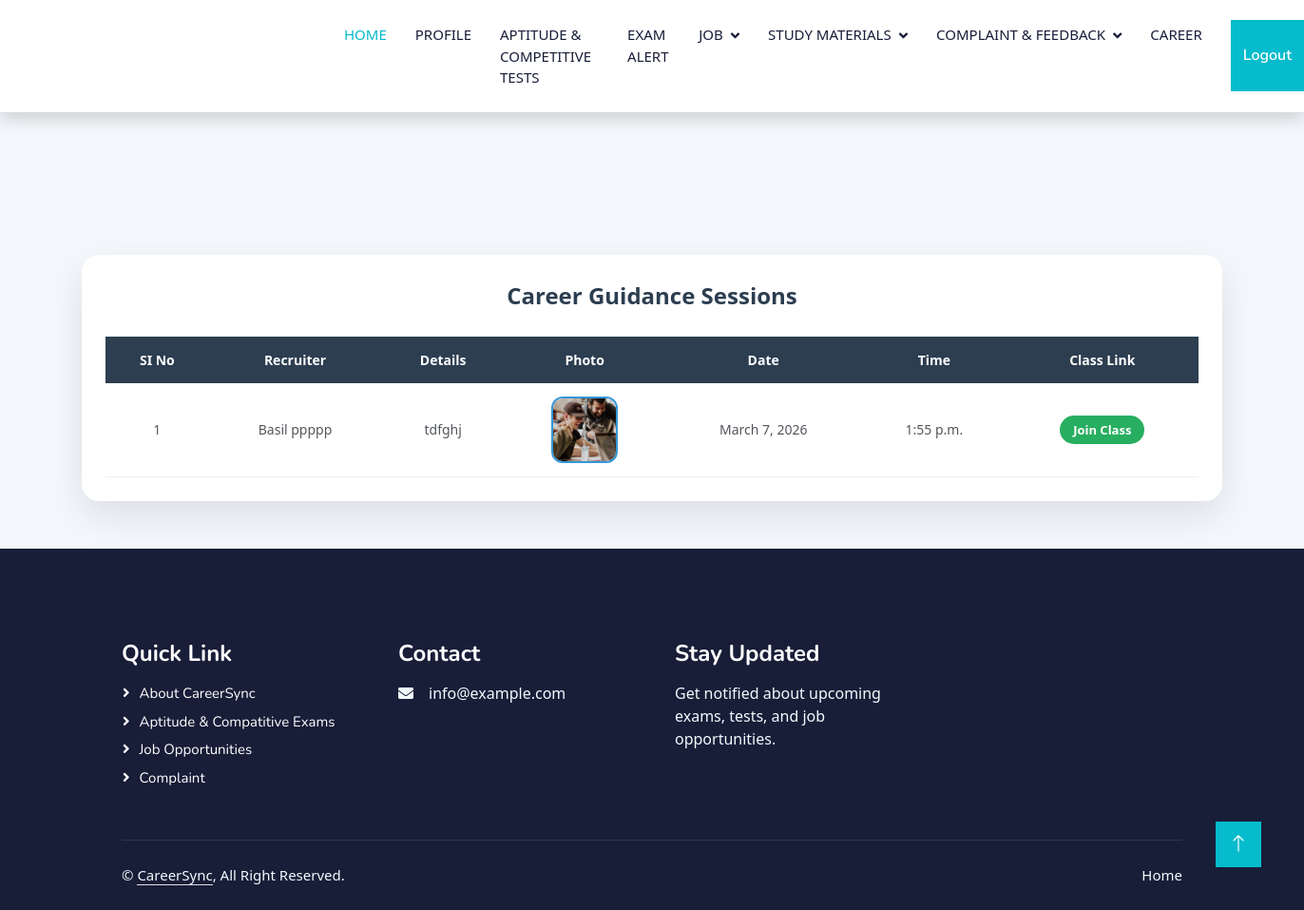
The app's page /User/Viewclass/ (signed in) with its own data.
### Recruiter/models.py (models this page shows)
class tbl_careerguidence(models.Model):
    careerguidence_details=models.CharField(max_length=50)
    careerguidence_photo=models.FileField(upload_to="Assets/Recruiterdocs/class/",null=True)
    careerguidence_date=models.DateField()
    careerguidence_time=models.TimeField()
    careerguidence_class=models.CharField(max_length=50)
    careerguidence_status=models.IntegerField(default=0)
    recruiter=models.ForeignKey(tbl_recruiter,on_delete=models.CASCADE)

### Guest/models.py (models this page shows)
class tbl_recruiter(models.Model):
    recruiter_name=models.CharField(max_length=50)
    recruiter_email=models.CharField(max_length=50)
    recruiter_password=models.CharField(max_length=50)
    recruiter_address=models.CharField(max_length=50)
    recruiter_status=models.IntegerField(default=0)
    recruiter_contact=models.CharField(max_length=50)
    recruiter_photo=models.FileField(upload_to="Assets/Recruiterdocs/Photo/")
    recruiter_proof=models.FileField(upload_to="Assets/Recruiterdocs/Proof/")
    recruiter_licence=models.FileField(upload_to="Assets/Recruiterdocs/Licence/")
    place=models.ForeignKey(tbl_place,on_delete=models.CASCADE)

### User/views.py (the view)
# urls.py: path('Viewclass/',views.Viewclass,name='Viewclass'),
def Viewclass(request):
    if "uid" not in request.session:
        return redirect("Guest:Login")
    else:
        career=tbl_careerguidence.objects.all()
        return render(request,'User/Viewclass.html',{'career':career})

### User/Templates/User/Viewclass.html (shortened to what this page needs)
{% extends 'User/Header.html' %}
{% block content %}
<div class="career-container">
    <div class="career-title">Career Guidance Sessions</div>
    <table class="career-table">
        <thead>
            <tr>
                <th>SI No</th>
                <th>Recruiter</th>
                <th>Details</th>
                <th>Photo</th>
                <th>Date</th>
                <th>Time</th>
                <th>Class Link</th>
            </tr>
        </thead>
        <tbody>
            {% for i in career %}
            <tr>
                <td>{{ forloop.counter }}</td>
                <td>{{ i.recruiter.recruiter_name }}</td>
                <td>{{ i.careerguidence_details }}</td>
                <td>
                    <img src="{{ i.careerguidence_photo.url }}" alt="Session Photo">
                </td>
                <td>{{ i.careerguidence_date }}</td>
                <td>{{ i.careerguidence_time }}</td>
                <td>
                    <a href="{{ i.careerguidence_class }}" target="_blank" class="class-link">
                        Join Class
                    </a>
                </td>
            </tr>
            {% empty %}
            <tr>
                <td colspan="7">No career guidance sessions available.</td>
            </tr>
            {% endfor %}
        </tbody>
    </table>
</div>
{% endblock %}

### Guest/static/Main/css/style.css (style rules this page uses)
:root { --primary: #06BBCC; --light: #F0FBFC; --dark: #181d38; }

### User/Templates/User/Viewclass.html (style rules this page uses)
body { background: #f4f7fb; font-family: "Segoe UI", sans-serif; }
.career-container { max-width: 1200px; margin: 50px auto; background: #ffffff; padding: 25px; border-radius: 18px; box-shadow: 0 15px 40px rgba(0,0,0,0.1); }
.career-title { text-align: center; font-size: 24px; font-weight: 700; margin-bottom: 25px; color: #2c3e50; }
.career-table { width: 100%; border-collapse: collapse; }
.career-table thead { background: #2c3e50; color: #fff; }
.career-table th, .career-table td { padding: 14px 12px; text-align: center; font-size: 14px; }
.career-table tbody tr { border-bottom: 1px solid #ecf0f1; transition: 0.3s; }
.career-table img { width: 70px; height: 70px; border-radius: 12px; object-fit: cover; border: 2px solid #3498db; }
.class-link { padding: 6px 14px; background: #27ae60; color: #fff; border-radius: 20px; text-decoration: none; font-size: 13px; font-weight: 600; transition: 0.3s; }

### records on screen
tbl_careerguidence: recruiter.recruiter_name "Basil ppppp", careerguidence_details "tdfghj", careerguidence_photo (picture), careerguidence_date "March 7, 2026", careerguidence_time "1:55 p.m."
